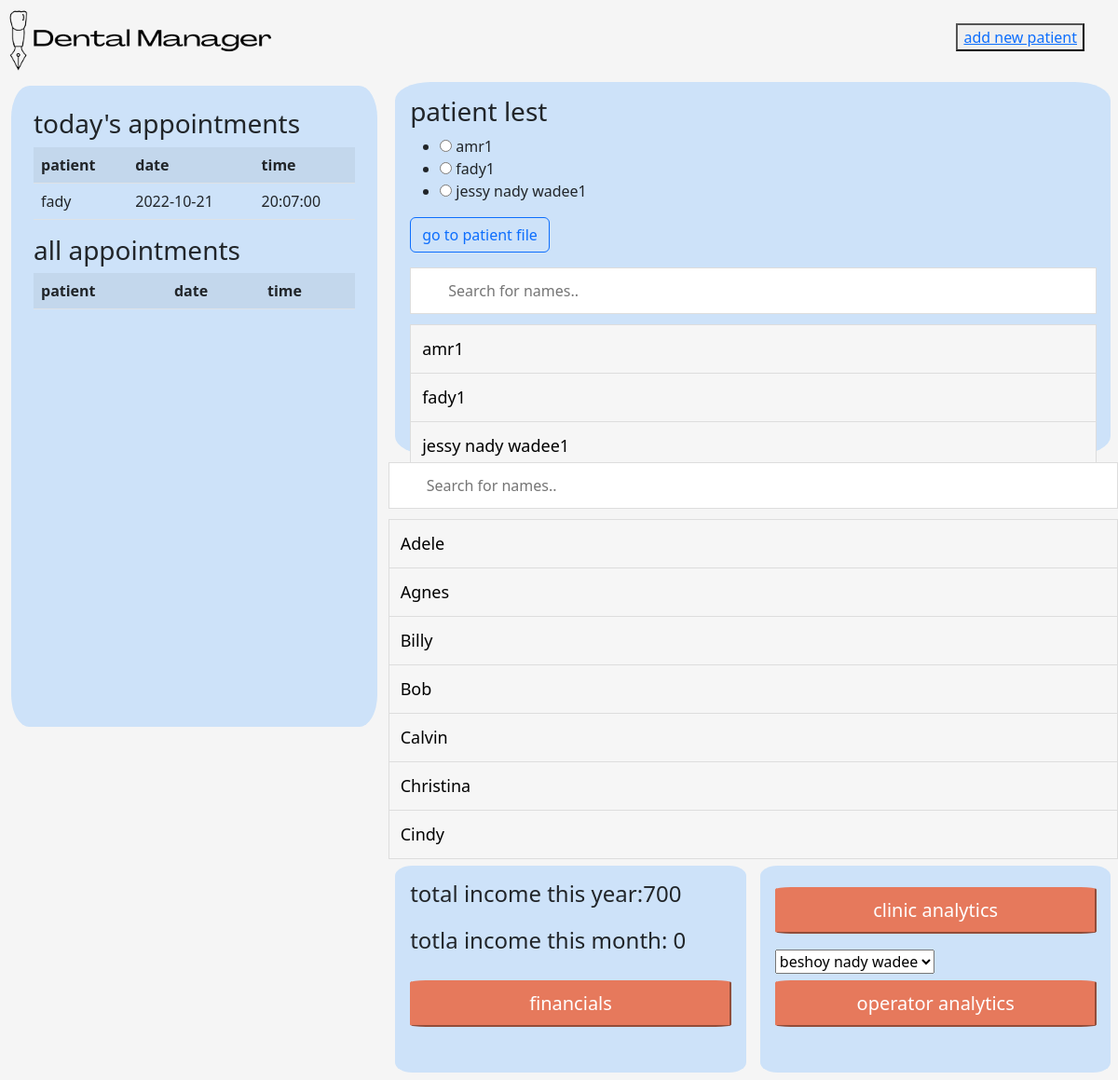
Page /admin_panil (signed in) on the committed database.
### app.py (models this page shows, shortened)
class Appointments(db.Model):
    __tablename__ = 'appointments'
    id = db.Column(db.Integer, primary_key=True)
    user_id = db.Column(db.Integer, db.ForeignKey('user.id'), nullable=False)
    patient_name = db.Column(db.String, db.ForeignKey('patient.name'))#, nullable=False) # changed from id to name
    date = db.Column(db.Date)
    time = db.Column(db.Time)

class Patient(db.Model):
    __tablename__ = 'patient'
    id = db.Column(db.Integer, primary_key=True)
    user_id = db.Column(db.Integer, db.ForeignKey('user.id'), nullable=False)
    name = db.Column(db.String, nullable=False, unique=True)
    email = db.Column(db.String, nullable=False)
    gender = db.Column(db.String)
    phone_number = db.Column(db.Integer)
    adress = db.Column(db.String)
    birth_year = db.Column(db.Integer)
    medical_history = db.Column(db.String)
    ensurance_company = db.Column(db.String)

### app.py (the view)
@app.route('/admin_panil', methods=['GET', 'POST'])
@flask_login.login_required
def admin_panil():
    patients = Patient.query.filter(Patient.user_id == flask_login.current_user.id)
    prices = db.session.query(Procedure.price).all()
    procedures = Procedure.query.filter(Procedure.operator_id == flask_login.current_user.id)
    patient_list = []
    for patient in patients:
        patient_list.append(patient.name)
    total_income = 0
    for procedure in procedures:
        total_income = int(total_income) + int(procedure.price)
    last_month_income = 0
    today = date.today()
    this_month = today.month
    this_year = today.year
    last_month_procedures = Procedure.query.filter(Procedure.procedure_date > date(this_year, this_month, 1)).filter(Procedure.operator_id == flask_login.current_user.id)
    for procedure in last_month_procedures:
        last_month_income = int(last_month_income) + int(procedure.price)
    def income_this_month(procedure):
        last_month_procedures = Procedure.query.filter(Procedure.procedure_date > date(this_year, this_month, 1)).filter(Procedure.procedure_type == procedure ).filter(Procedure.operator_id == flask_login.current_user.id)
        income_last_month = 0
        for procedure in last_month_procedures:
            income_last_month = int(income_last_month) + int(procedure.price)
        return income_last_month
    def income_this_year(procedure):
        last_year_procedures = Procedure.query.filter(Procedure.procedure_date > date(this_year, 1, 1)).filter(Procedure.procedure_type == procedure ).filter(Procedure.operator_id == flask_login.current_user.id)
        income_last_year = 0
        for procedure in last_year_procedures:
            income_last_year = int(income_last_year) + int(procedure.price)
        return income_last_year
    income_from_endo = income_this_year('endo')
    income_from_endo_this_month = income_this_month('endo')
    income_from_operative = income_this_year('operative')
    income_from_operative_this_month = income_this_month('operative')
    income_from_scaling = income_this_year('scaling')
    income_from_scaling_this_month = income_this_month('scaling')
    income_from_crown = income_this_year('crown')
    income_from_crown_this_month = income_this_month('crown')
    income_from_bridge =income_this_year('bridge')
    income_from_bridge_this_month = income_this_month('bridge')
    income_from_implant = income_this_year('implant')
    income_from_implant_this_month = income_this_month('implant')
    income_from_surgery = income_this_year('surgery')
    income_from_surgery_this_month = income_this_month('surgery')
    income_from_other = income_this_year('other')
    income_from_other_this_month = income_this_month('other')
    form = NameForm()
    form.name.choices = patient_list
    today_appointments = Appointments.query.order_by(Appointments.date).filter(Appointments.user_id == flask_login.current_user.id).filter(Appointments.date == today )
    all_appointments = Appointments.query.order_by(Appointments.date).filter(Appointments.user_id == flask_login.current_user.id).filter(Appointments.date > today )
    return render_template('admin_panil.html', patients = patients, total_income=total_income, prices=prices, procedures=procedures,
     last_month_income=last_month_income, income_from_endo=income_from_endo, income_from_operative=income_from_operative,
      income_from_bridge=income_from_bridge, income_from_crown=income_from_crown, income_from_implant=income_from_implant,
       income_from_scaling=income_from_scaling, income_from_surgery=income_from_surgery, income_from_other=income_from_other,
        income_from_endo_last_month=income_from_endo_this_month, income_from_operative_last_month=income_from_operative_this_month,
        income_from_scaling_this_month=income_from_scaling_this_month, income_from_crown_this_month=income_from_crown_this_month,
        income_from_bridge_this_month=income_from_bridge_this_month, income_from_implant_this_month=income_from_implant_this_month,
        income_from_surgery_this_month=income_from_surgery_this_month, income_from_other_this_month=income_from_other_this_month, form=form,
        patient_list=patient_list, today_appointments=today_appointments, today=today,all_appointments=all_appointments)

### app.py
class NameForm(FlaskForm):
    name = RadioField('n')
    submit = SubmitField('submit')

### app.py (called while the page is built)
@login_manager.user_loader
def user_loader(user_id):
    return User.query.get(user_id)

### templates/admin_panil.html (shortened to what this page needs)
<html lang="en">
<head>
    <link href="https://cdn.jsdelivr.net/npm/bootstrap@5.2.0/dist/css/bootstrap.min.css" rel="stylesheet">
    <link rel="stylesheet" href="/static/style.css">
</head>
<body>
    <nav class="index_nav" >
        <div >
          <a class="navbar-brand" href="#">
            <img src="/static/dental_manager_logo-removebg-preview.png" alt="" width="300" height=auto>
          </a>
        </div>
        <div>
            <button><a href="/add_new_patient">add new patient</a></button>
        </div>
    </nav>
    <div class="admin_main_container">
        <div class="admin_appointments">
            <h3>today's appointments</h3>
        <table class="table table-striped">
            <tr>
              <th>patient</th>
              <th>date</th>
              <th>time</th>
            </tr>
            {% for appointment in today_appointments %}
                    <tr>
                    <td>{{ appointment['patient_name'].strip('0123456789') }}</td>
                    <td>{{ appointment['date'] }}</td>
                    <td>{{ appointment['time'] }}</td>
                </tr>
            {% endfor %}
          </table>
          <h3>all appointments</h3>
          <table class="table table-striped">
            <tr>
              <th>patient</th>
              <th>date</th>
              <th>time</th>
            </tr>
          </table>
        </div>
        <div class="admin_page">
            <div class="admin_page_patients">
                <h3>patient lest</h3>
                <form action="/patient_file" method="post">
                    {{form.name}}
                    <button class="btn btn-outline-primary" type="submit" value="submit">go to patient file</button>
                </form>
                <input type="text" id="myInput" onkeyup="myFunction()" placeholder="Search for names..">
                {% for patient in patient_list%}
                    <ul id="myUL">
                        <li><a href="#">{{patient}}</a></li>
                    </ul>
                {% endfor %}
            </div>
            <input type="text" id="myInput" onkeyup="myFunction()" placeholder="Search for names..">
            <ul id="myUL">
            <li><a href="#">Adele</a></li>
            <li><a href="#">Agnes</a></li>
            <li><a href="#">Billy</a></li>
            <li><a href="#">Bob</a></li>
            <li><a href="#">Calvin</a></li>
            <li><a href="#">Christina</a></li>
            <li><a href="#">Cindy</a></li>
            </ul>
            <div class="admin_page_2">
                <div class="admin_page_2_financials">
                    <h4>total income this year:{{total_income}}</h4>
                    <h4>totla income this month: {{last_month_income}}</h4>
                    <form action="" method="post">
                        <input type="submit" value="financials" class="button">
                    </form>
                </div>
                <div class="admin_page_2_analytics">
                    <button class="button">clinic analytics</button>
                    <form action="" method="post">
                        <select name="" id="" class="">
                            <option value="">beshoy nady wadee</option>
                        </select>
                        <input type="submit" value="operator analytics" class="button">
                    </form>
                </div>
            </div>
        </div>
    </div>
</body>
</html>

### static/style.css (style rules this page uses)
:root { --gray: rgb(245,245,245); --blue: rgb(103,164,214); --light_blue: rgb(205,226,249); --red: rgb(227,122,91); }
body { background-color: var(--gray); overflow-x: hidden; }
.index_nav { background-color:var(--gray) ; width: 100%; height: 10vh; display: flex; flex-direction: row; justify-content: space-between; align-items: center; padding-right: 3%; }

### templates/admin_panil.html (style rules this page uses)
.admin_main_container { height: 90; width: 100%; display: flex; flex-direction: row; }
.admin_appointments { flex-basis: 33.33%; background-color: rgb(205,226,249); height: 86vh; border-radius: 5%; margin: 1%; padding: 2%; overflow-y: scroll; scrollbar-color: rebeccapurple green; scrollbar-width: thin; }
.admin_page { flex-basis: 66.66%; display: flex; flex-direction: column; height: 90vh; }
.admin_page_patients { height: 50vh; background-color: rgb(205,226,249); margin: 1%; border-radius: 5%; padding: 2%; }
.admin_page_2 { height: 50vh; display: flex; flex-direction: row; justify-content: space-around; }
.admin_page_2_financials { width: 50%; background-color: rgb(205,226,249); margin: 1%; border-radius: 5%; padding: 2%; display: flex; flex-direction: column; justify-content: space-between; }
.admin_page_2_analytics { width: 50%; background-color: rgb(205,226,249); margin: 1%; border-radius: 5%; padding: 2%; display: flex; flex-direction: column; justify-content: space-between; }
.button { background-color: rgb(230,121,92); width: 100%; height: 50; margin-top: 2%; margin-bottom: 5%; border-radius: 5%; border-color: rgb(230,121,92); color: white; font-size: 20; }
#myInput { background-image: url('/css/searchicon.png'); background-position: 10px 12px; background-repeat: no-repeat; width: 100%; font-size: 16px; padding: 12px 20px 12px 40px; border: 1px solid #ddd; margin-bottom: 12px; }
#myUL { list-style-type: none; padding: 0; margin: 0; }
#myUL li a { border: 1px solid #ddd; margin-top: -1px; background-color: #f6f6f6; padding: 12px; text-decoration: none; font-size: 18px; color: black; display: block; }

### rows in the picture
Appointments: patient_name.strip "fady", date "2022-10-21", time "20:07:00"
Patient: name "☐ amr1 ☐ fady1 ☐ jessy nady wadee1", name "amr1"
Patient: name "fady1"
Patient: name "jessy nady wadee1"

### other values in the picture
{{ total_income }} "700"
{{ last_month_income }} "0"
